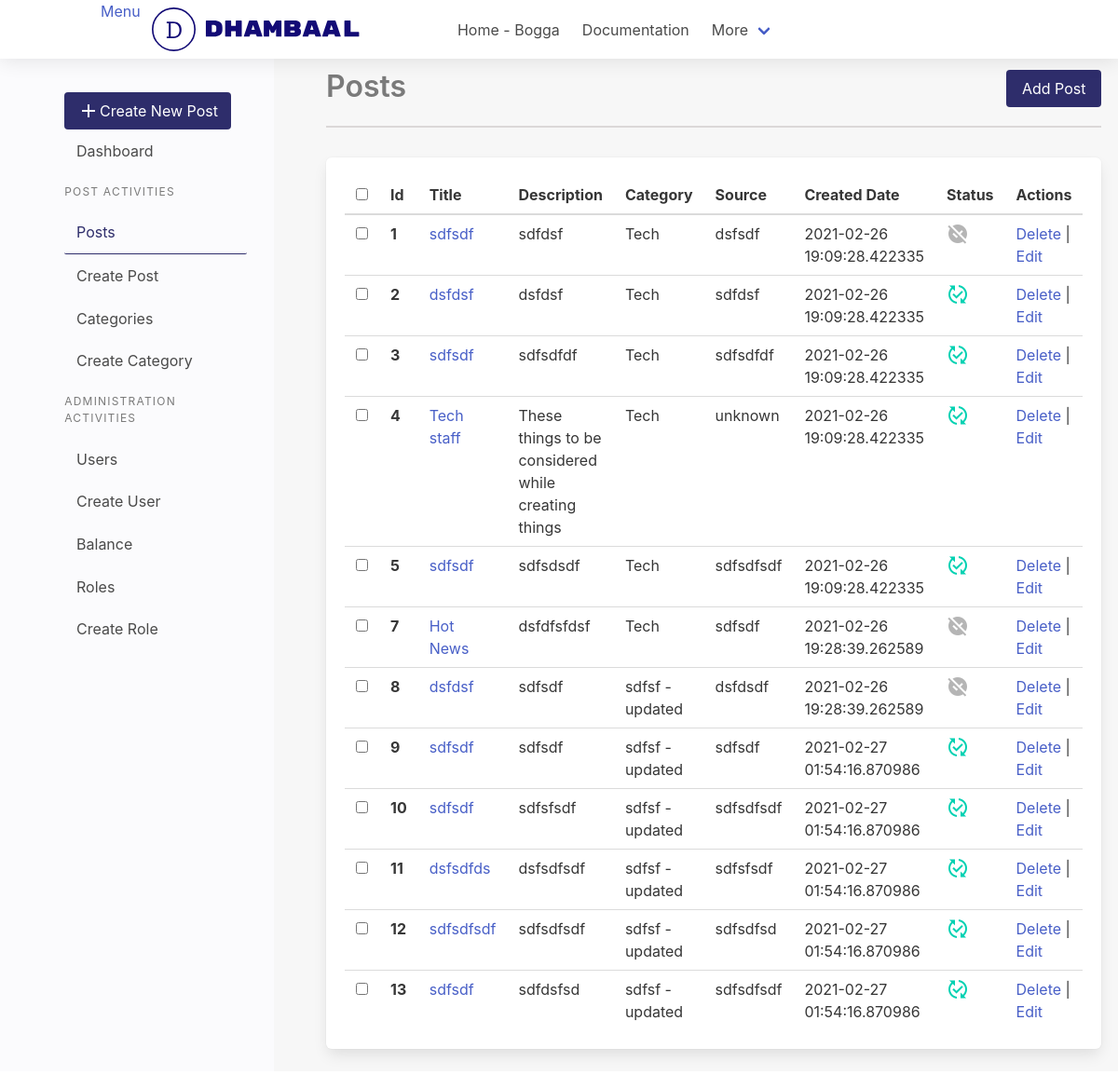
Before: /dashboard/posts/ with the older database file.
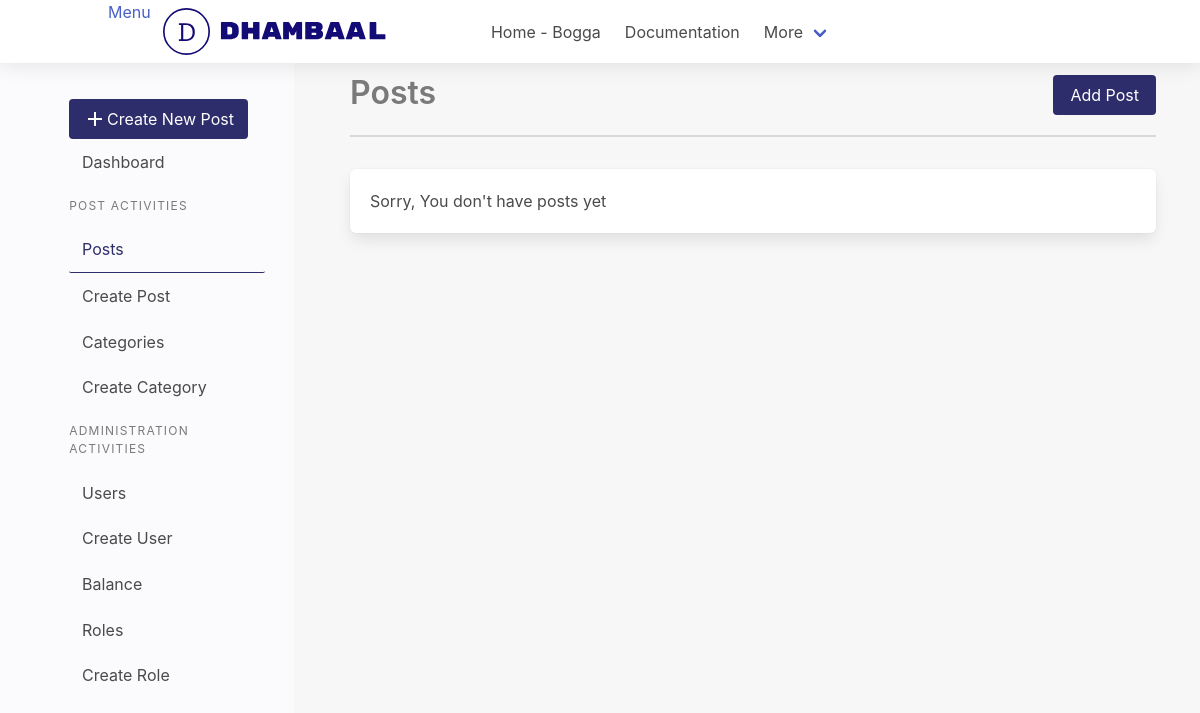
After: the same page with the newer database file.
### app/dashboard/models/post.py (models this page shows, shortened)
@dataclass
class Post(db.Model):
    __tablename__ = "post"
    id: int = db.Column(db.Integer, primary_key=True)
    title: str = db.Column(db.String(80), nullable=False)
    description: str = db.Column(db.Text)
    source: str = db.Column(db.String(129), nullable=True)
    category: str = db.Column(db.String(129), nullable=True)
    publish: str = db.Column(db.String(50), default="yes")
    created_at: datetime = db.Column(
        db.DateTime, nullable=False, default=datetime.now())
    modified_at: datetime = db.Column(
        db.DateTime, nullable=False, default=datetime.now(), onupdate=datetime.now())

### app/dashboard/dashboard.py (the view)
@dashboard_bp.route('/posts/')
def get_posts():
    posts = Post.query.all()
    return render_template("posts/list.html", posts=posts)

### app/dashboard/templates/posts/list.html (shortened to what this page needs)
{% extends 'layout/base.html'%}
{%block content%} {% from "macro.html" import
section_heading %} {{section_heading(title="Posts",link="dashboard.create_post",
btn_text="Add Post")}}
{%if not posts %}
  <div class="box">
    <p>Sorry, You don't have posts yet</p>
  </div>
{%else%}
  <table class="table box">
    <thead>
      <tr>
        <th><input type="checkbox" /></th>
        <th>Id</th>
        <th>Title</th>
        <th>Description</th>
        <th>Category</th>
        <th>Source</th>
        <th>Created Date</th>
        <th>Status</th>
        <th>Actions</th>
      </tr>
    </thead>
    <tbody>
      {% for post in posts %}
      <tr>
        <th><input type="checkbox" /></th>
        <th>{{ post.id }}</th>
        <td><a href="#">{{ post.title}}</a></td>
        <td>
          {%if post.description %} {{ post.description | truncate(50) }} {%endif%}
        </td>
        <td>{{ post.category }}</td>
        <td>{{ post.source}}</td>
        <td>{{post.created_at}}</td>
        <td>
          {% if post.publish == 'yes'%}
            <i class="material-icons has-text-primary">
            </i>
            {%else%}
            <i class="material-icons has-text-grey-light">
            </i>
          {%endif%}
        </td>
        <td>
          <a  href="{{ url_for('dashboard.delete_post',id=post.id) }}" onclick="return confirm('Are you sure?');">Delete</a>
          | <a href="{{url_for('dashboard.update_post',id=post.id)}}">Edit</a>
        </td>
      </tr>
      {%endfor%}
    </tbody>
  </table>
{%endif%}
{%endblock content%}

### app/dashboard/templates/layout/base.html (shortened to what this page needs)
<!DOCTYPE html>
<html lang="en">
<head>
    {% block head %}
    <link rel="stylesheet" href="https://cdn.jsdelivr.net/npm/bulma@0.9.1/css/bulma.min.css">
 <link
    rel="stylesheet"
    href="{{url_for('site.static',filename='css/main.css')}}"/>
    {% endblock %}
</head>
<body>
    {% block header %}
         {% include "layout/header.html" %}
    {% endblock %}
    <div class="columns">
        <div class="column is-one-quarter dashboard-side" id="hide-sidebar">
                    <div class="container">
                        {%include 'layout/side.html'%}
                    </div>
                </div>
                <div class="column dashboard-content">
                {% block content %}{% endblock content%}
                </div>
         </div>
</body>
</html>

### app/dashboard/templates/layout/header.html (shortened to what this page needs)
<nav class="navbar" role="navigation" aria-label="main navigation">
  <div class="container">
    <div class="navbar-brand">
      <a id="sidebar-hide">Menu</a>
      <a class="navbar-item" href="{{url_for('dashboard.index')}}">
      </a>
    </div>
    <div id="nav-links" class="navbar-menu">
      <div class="navbar-start">
        <a class="navbar-item"> Home - Bogga </a>
        <a class="navbar-item"> Documentation </a>
        <div class="navbar-item has-dropdown is-hoverable">
          <a class="navbar-link"> More </a>
        </div>
      </div>
      <div class="navbar-end">
        <div class="navbar-item">
        </div>
      </div>
    </div>
  </div>
</nav>

### app/dashboard/templates/layout/side.html
<aside class="menu" id="side-menu">
  <a class="button is-primary" href="{{url_for('dashboard.create_post')}}">
    <i class="material-icons">add</i>Create New Post
  </a>
  <ul class="menu-list">
    <li>
      <a href="{{url_for('dashboard.index')}}" class="is-active">Dashboard</a>
    </li>
  </ul>
  <p class="menu-label">Post Activities</p>
  <ul class="menu-list">
    <li>
      <a href="{{url_for('dashboard.get_posts')}}">Posts</a>
    </li>
    <li><a href="{{url_for('dashboard.create_post')}}">Create Post</a></li>
  </ul>
  <ul class="menu-list">
    <li><a href="{{url_for('dashboard.get_categories')}}">Categories</a></li>
    <li>
      <a href="{{url_for('dashboard.create_category')}}">Create Category</a>
    </li>
  </ul>
  <p class="menu-label">Administration Activities</p>
  <ul class="menu-list">
    <li><a href="{{url_for('dashboard.get_users')}}">Users</a></li>
    <li><a href="{{url_for('dashboard.create_user')}}">Create User</a></li>
    <li><a>Balance</a></li>
  </ul>
  <ul class="menu-list">
    <li><a href="{{url_for('dashboard.get_roles')}}">Roles</a></li>
    <li><a href="{{url_for('dashboard.create_roles')}}">Create Role</a></li>
  </ul>
</aside>

### app/dashboard/templates/macro.html (shortened to what this page needs)
{% macro section_heading(title="Section
Title",link="dashboard.posts",btn_text="Add") %}
<div class="section-heading">
  <h1 class="title is-3 has-text-grey">{{title}}</h1>
  <a class="button is-primary left" href="{{url_for(link)}}">{{btn_text}}</a>
</div>
{% endmacro %}

### app/site/static/css/main.css (style rules this page uses)
* { margin:0; box-sizing: border-box; }
.container { width:85%; }
.navbar { box-shadow: 0 2px 20px rgba(0, 0, 0, 0.1); }
.navbar-brand { margin-right: 5rem; }
.dashboard-side { background:#FBFBFD; padding-left: 4rem; padding-top: 3rem; }
.dashboard-side a { padding: .8rem; }
.menu-list a.is-active { background:#FBFBFD; color: #2e2d6b; border-bottom: 1.9px solid #2e2d6b; }
.button.is-primary { background-color: #2e2d6b; border-color: transparent; color: #fff; }
.dashboard-content { background:#f7f7f7; padding: 1.5rem 3.5rem; min-height: 93vh; margin:auto; }
.section-heading { display:flex; border-bottom: 2px solid rgb(219, 216, 216); margin-bottom: 2rem; justify-content: space-between; }

Changed rows visible on the page:
removed Post: id "1", title "sdfsdf", description "sdfdsf", category "Tech", source "dsfsdf", created_at "2021-02-26 19:09:28.422335", publish "no" (drawn)
removed Post: id "2", title "dsfdsf", description "dsfdsf", category "Tech", source "sdfdsf", created_at "2021-02-26 19:09:28.422335", publish "yes" (drawn)
removed Post: id "3", title "sdfsdf", description "sdfsdfdf", category "Tech", source "sdfsdfdf", created_at "2021-02-26 19:09:28.422335", publish "yes" (drawn)
removed Post: id "4", title "Tech staff", description "These things to be considered while creating things", category "Tech", source "unknown", created_at "2021-02-26 19:09:28.422335", publish "yes" (drawn)
removed Post: id "5", title "sdfsdf", description "sdfsdsdf", category "Tech", source "sdfsdfsdf", created_at "2021-02-26 19:09:28.422335", publish "yes" (drawn)
removed Post: id "7", title "Hot News", description "dsfdfsfdsf", category "Tech", source "sdfsdf", created_at "2021-02-26 19:28:39.262589", publish "no" (drawn)
removed Post: id "8", title "dsfdsf", description "sdfsdf", category "sdfsf - updated", source "dsfdsdf", created_at "2021-02-26 19:28:39.262589", publish "no" (drawn)
removed Post: id "9", title "sdfsdf", description "sdfsdf", category "sdfsf - updated", source "sdfsdf", created_at "2021-02-27 01:54:16.870986", publish "yes" (drawn)
removed Post: id "10", title "sdfsdf", description "sdfsfsdf", category "sdfsf - updated", source "sdfsdfsdf", created_at "2021-02-27 01:54:16.870986", publish "yes" (drawn)
removed Post: id "11", title "dsfsdfds", description "dsfsdfsdf", category "sdfsf - updated", source "sdfsfsdf", created_at "2021-02-27 01:54:16.870986", publish "yes" (drawn)
removed Post: id "12", title "sdfsdfsdf", description "sdfsdfsdf", category "sdfsf - updated", source "sdfsdfsd", created_at "2021-02-27 01:54:16.870986", publish "yes" (drawn)
removed Post: id "13", title "sdfsdf", description "sdfdsfsd", category "sdfsf - updated", source "sdfsdfsdf", created_at "2021-02-27 01:54:16.870986", publish "yes" (drawn)
Other visible differences:
form field value: "☐" → (not shown)
text no longer shown: "Id Title Description Category Source Created Date Status Actions"
text now shown: "Sorry, You don't have posts yet"
